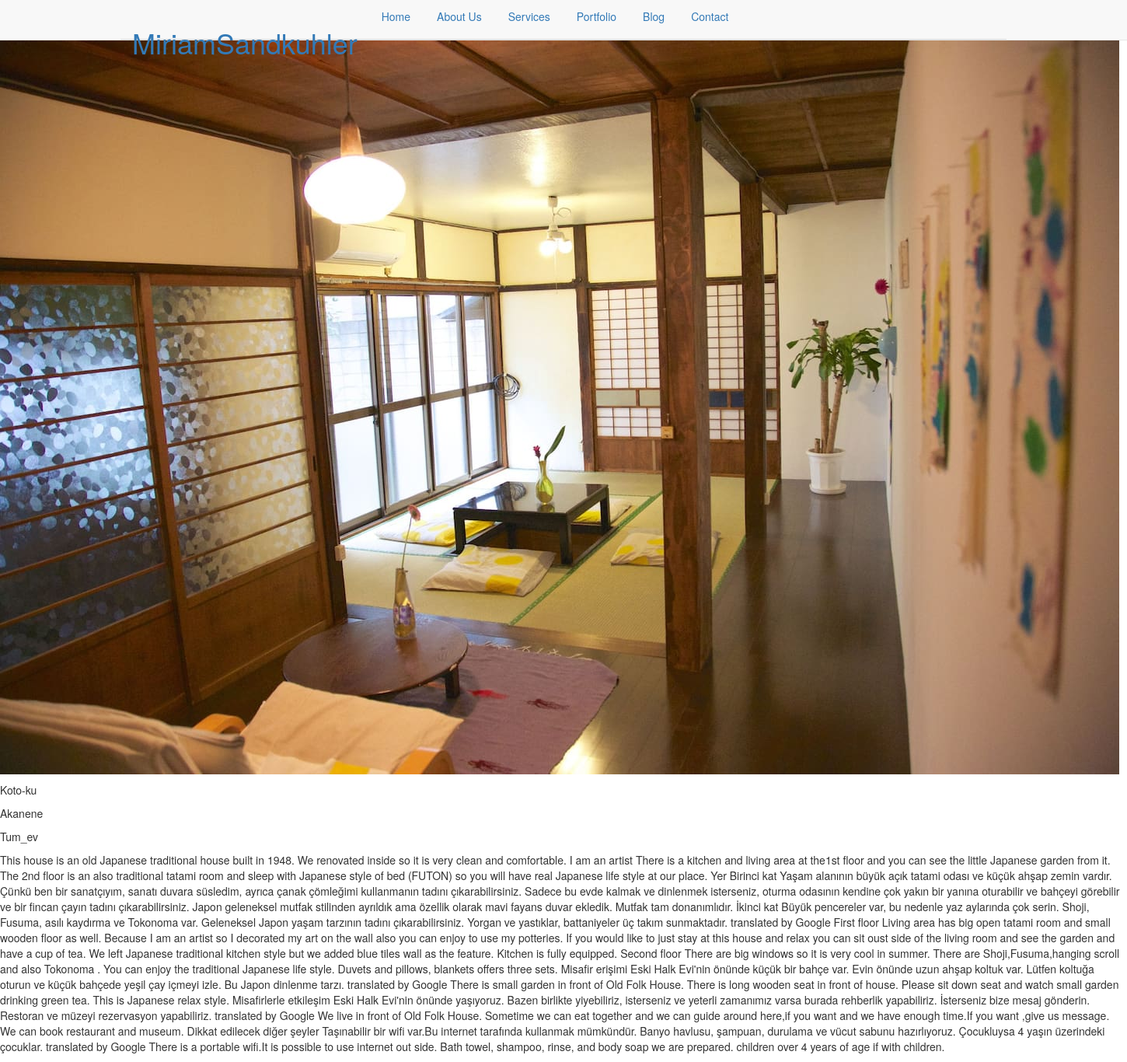
The page /Houses/Old_Folk_Housen/ on the database its author committed.
### houses/models.py (models this page shows, shortened)
class Houses(models.Model):
	owner = models.CharField(max_length=250)
	house_name  = models.CharField(max_length=500)
	country = models.CharField(max_length=500)
	genre = models.CharField(max_length=100)
	thumb = models.ImageField(default="default.png")
	body = models.TextField(default=None)

### houses/views.py (the view)
# urls.py: re_path(r'^(?P<house_name>[\w-]+)/$', views.house_detail, name='detail'),
def house_detail(request,house_name):
	house = Houses.objects.get(house_name=house_name)
	return render(request, 'detail2.html',{'house':house})

### templates/detail2.html (shortened to what this page needs)
{% extends 'detail.html' %}
{% block content %}
<div class="house-detail">
    <div class="house">
    <img src="{{house.thumb.url}}"/>
        <p>{{house.country}}</p>
        <p>{{house.owner}}</p>
        <p>{{house.genre}}</p>
        <p>{{house.body}}</p>
    </div>
</div>
{% endblock %}

### rows shown on the page
Houses: thumb (picture), country "Koto-ku", owner "Akanene", genre "Tum_ev", body "This house is an old Japanese traditional house built in 1948. We renovated inside so it is very clean and comfortable. I am an artist There is a kitchen and living area at the1st floor and you can see the little Japanese garden from it. The 2nd floor is an also traditional tatami room and sleep with Japanese style of bed (FUTON) so you will have real Japanese life style at our place. Yer Birinci kat Yaşam alanının büyük açık tatami odası ve küçük ahşap zemin vardır. Çünkü ben bir sanatçıyım, sanatı duvara süsledim, ayrıca çanak çömleğimi kullanmanın tadını çıkarabilirsiniz. Sadece bu evde kalmak ve dinlenmek isterseniz, oturma odasının kendine çok yakın bir yanına oturabilir ve bahçeyi…"
